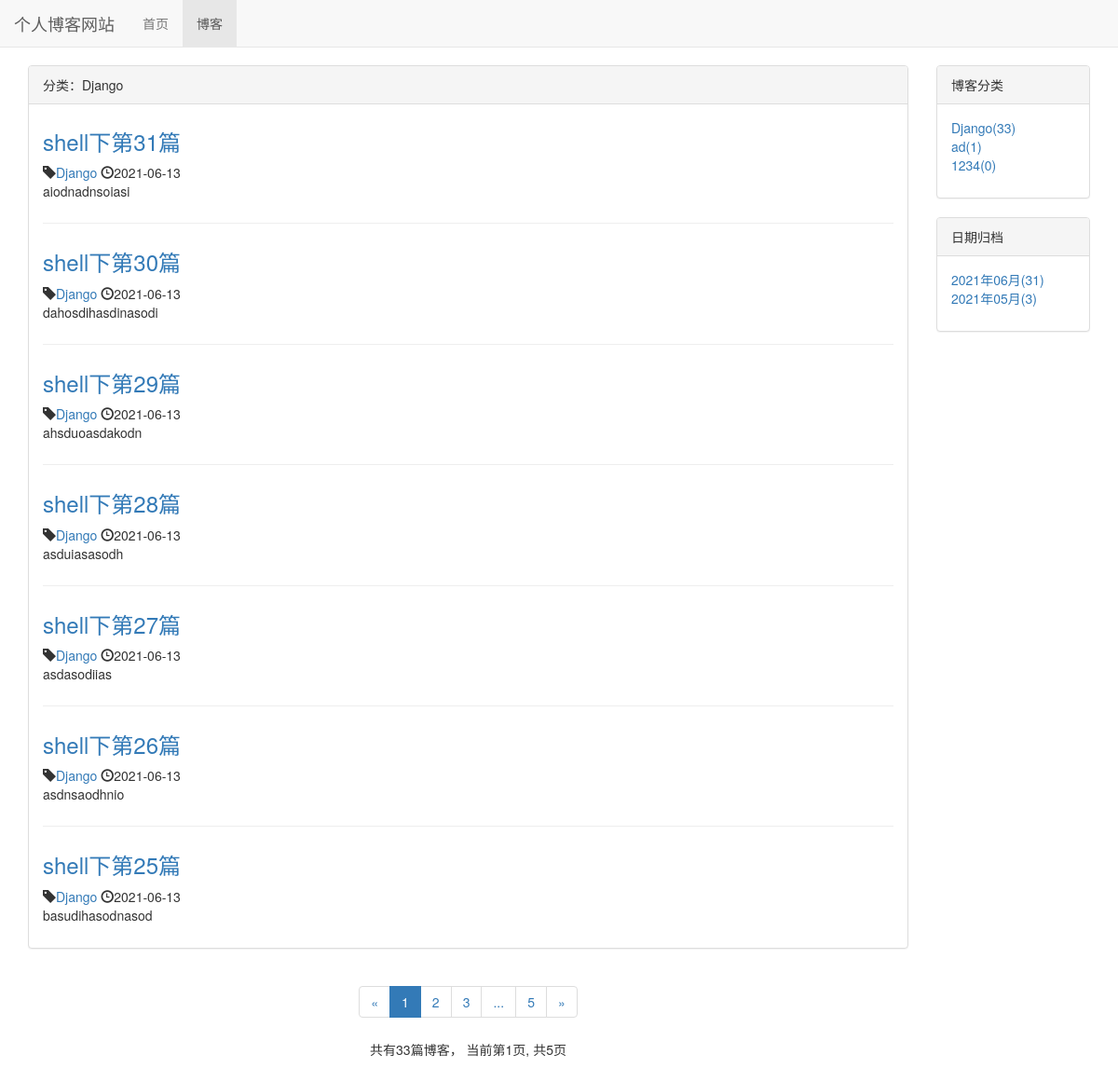
The page /blog/type/1 on the database its author committed.
### blog/models.py (models this page shows, shortened)
class BlogType(models.Model):
    type_name = models.CharField(max_length=15)
    def __str__(self):
        return self.type_name

class Blog(models.Model):
    title = models.CharField(max_length=30)
    blog_type = models.ForeignKey(BlogType, on_delete=models.DO_NOTHING)
    content = RichTextUploadingField()
    author = models.ForeignKey(User, on_delete=models.DO_NOTHING)
    created_time = models.DateTimeField(auto_now_add=True)
    last_updated_time = models.DateTimeField(auto_now_add=True)
    class Meta:
        ordering = ['-created_time']

### blog/views.py (the view)
# urls.py: path('type/<int:blog_type_pk>', views.blogs_with_type, name='blogs_with_type'),
def blogs_with_type(request,blog_type_pk):
    blog_type = get_object_or_404(BlogType, pk=blog_type_pk)
    blogs_all_list = Blog.objects.filter(blog_type=blog_type)
    content = get_blog_list_common_date(request,blogs_all_list)
    content['blog_type'] = blog_type
    return render_to_response('blog/blogs_with_type.html', content)

### blog/templates/blog/blogs_with_type.html (shortened to what this page needs)
{% extends 'blog/blog_list.html' %}
{% block blog_list_title %}
    分类：{{ blog_type.type_name }}
{% endblock %}

### blog/templates/blog/blog_list.html (shortened to what this page needs)
{% extends 'base.html' %}
{% block nav_blog_active %}active{% endblock %}
{% load staticfiles %}
{% block header_extends %}
    <link rel="stylesheet" type="text/css" href="{% static 'blog/blog.css' %}">
{% endblock %}
{% block content %}
    <div class="container">
        <div class="row">
            <div class="col-xs-12 col-sm-8 col-md-9 col-lg-10">
                <div class="panel panel-default">
                    <div class="panel-heading">{% block blog_list_title %}博客列表{% endblock %}</div>
                    <div class="panel-body">
                        {% for blog in blogs %}
                            <div class="blog">
                                <h3><a href="{% url 'blog_detail' blog.pk %}">{{ blog.title }}</a></h3>
                                <p class="blog-info">
                                    <span class="glyphicon glyphicon-tag"></span><a href="{% url 'blogs_with_type' blog.blog_type.pk %}">{{ blog.blog_type }}</a>
                                    <span class="glyphicon glyphicon-time"></span>{{ blog.created_time|date:"Y-m-d" }}
                                </p>
                                <p>{{ blog.content|truncatechars:50 }}</p>
                            </div>
                        {% empty %}
                            <div class="blog">
                                <h3>暂无博客，敬请期待</h3>
                            </div>
                        {% endfor %}
                    </div>
                </div>
                <div class="paginator">
                    <ul class="pagination">
                        <li>
                            {% if page_of_blogs.has_previous %}
                                <a href="?page={{ page_of_blogs.previous_page_number }}" aria-label="Previous">
                                    <span aria-hidden="true">&laquo;</span>
                                </a>
                            {% else %}
                                <span aria-hidden="true">&laquo;</span>
                            {% endif %}
                        </li>
                        {% for page_num in page_range %}
                            {% if page_num == page_of_blogs.number %}
                                <li class="active"><span>{{ page_num }}</span></li>
                            {% else %}
                                {% if page_num == '...' %}
                                    <li><span>{{ page_num }}</span></li>
                                {% else %}
                                    <li><a href="?page={{ page_num }}">{{ page_num }}</a></li>
                                {% endif %}
                            {% endif %}
                        {% endfor %}
                        <li>
                            {% if page_of_blogs.has_next %}
                                <a href="?page={{ page_of_blogs.next_page_number }}" aria-label="Next">
                                    <span aria-hidden="true">&raquo;</span>
                                </a>
                            {% else %}
                                <span aria-hidden="true">&laquo;</span>
                            {% endif %}
                        </li>
                    </ul>
                    <p> 共有{{ page_of_blogs.paginator.count }}篇博客，
                        当前第{{ page_of_blogs.number }}页, 共{{ page_of_blogs.paginator.num_pages }}页</p>
                </div>
            </div>
            <div class="hidden-xs col-sm-4 col-md-3 col-lg-2">
                <div class="panel panel-default">
                    <div class="panel-heading">博客分类</div>
                    <div class="panel-body">
                        <ul class="blog-types">
                            {% for blog_type in blog_types %}
                                <li>
                                    <a href="{% url 'blogs_with_type' blog_type.pk %}">
                                        {{ blog_type.type_name }}({{ blog_type.blog_count}})
                                    </a>
                                </li>
                            {% empty %}
                                <li>暂无分类</li>
                            {% endfor %}
                        </ul>
                    </div>
                </div>
                <div class="panel panel-default">
                    <div class="panel-heading">日期归档</div>
                    <div class="panel-body">
                        <ul>
                            {% for blog_date,blog_count in blog_dates.items %}
                                <li>
                                    <a href="{% url 'blogs_with_date' blog_date.year blog_date.month%}">{{ blog_date|date:"Y年m月"}}({{ blog_count }})
                                    </a>
                                </li>
                            {% endfor %}
                        </ul>
                    </div>
                </div>
            </div>
        </div>
    </div>
{% endblock %}

### static/base.css (style rules this page uses)
* { margin: 0; padding: 0; }
body { margin-top: 70px!important; }
ul { list-style-type: none!important; }

### blog/static/blog/blog.css (style rules this page uses)
ul.blog-types { list-style-type: none; }
div.blog:not(:last-child) { margin-bottom: 2em; padding-bottom: 1em; border-bottom: 1px solid #eee; }
div.blog h3 { margin-top: 0.5em; }
div.blog p.blog-info { margin-bottom: 0; }
div.paginator { text-align: center; }

### rows shown on the page
BlogType: type_name "Django", blog_count "33"
Blog: title "shell下第31篇", blog_type "Django", created_time "2021-06-13", content "aiodnadnsoiasi"
Blog: title "shell下第30篇", blog_type "Django", created_time "2021-06-13", content "dahosdihasdinasodi"
Blog: title "shell下第29篇", blog_type "Django", created_time "2021-06-13", content "ahsduoasdakodn"
Blog: title "shell下第28篇", blog_type "Django", created_time "2021-06-13", content "asduiasasodh"
Blog: title "shell下第27篇", blog_type "Django", created_time "2021-06-13", content "asdasodiias"
Blog: title "shell下第26篇", blog_type "Django", created_time "2021-06-13", content "asdnsaodhnio"
Blog: title "shell下第25篇", blog_type "Django", created_time "2021-06-13", content "basudihasodnasod"
BlogType: type_name "ad", blog_count "1"
BlogType: type_name "1234", blog_count "0"

### other values the page prints
{{ page_num }} "1"
{{ page_num }} "2" "3" "5"
{{ page_num }} "..."
{{ page_of_blogs.paginator.count }} "33"
{{ page_of_blogs.number }} "1"
{{ page_of_blogs.paginator.num_pages }} "5"
{{ blog_date|date:"Y年m月" }} "2021年06月" "2021年05月"
{{ blog_count }} "31" "3"
